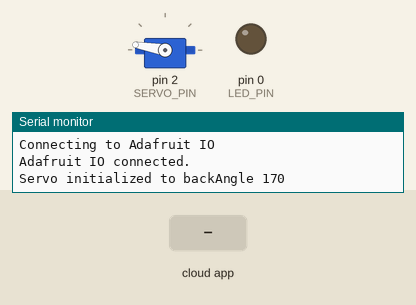
Bench run of a sketch on a simulated Arduino Uno, built for the host (arithmetic inside an expression is 32-bit, double 64-bit). On the bench: servo, output pins drawn as LEDs (lit = HIGH), the last lines printed to the serial monitor. The inputs (shaded band) are chosen by the test bench.

Above: at 2.7 s.
2.8 s: the phone or cloud app sets TreatDispenser to 1
At 2.95 s:
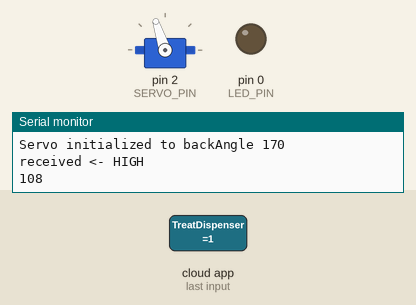
At 3.8 s:
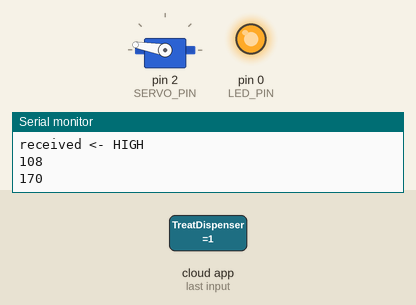
4.6 s: the phone or cloud app sets DispenserOptions to 0
6.1 s: the phone or cloud app sets TreatDispenser to 0
7.6 s: the phone or cloud app sets DispenserOptions to 5
9.1 s: the phone or cloud app sets DispenserOptions to 13
Timing chart, 0 to 11.6 s (numbered marks = the images above; inputs shaded):
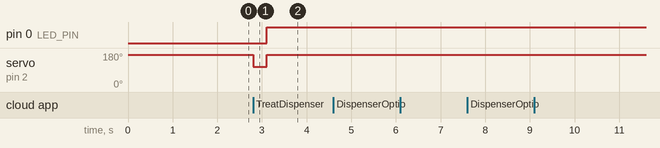

Measured:
- after the input at 2.8 s, pin 0 (LED_PIN): LOW → HIGH after 0.31 s; servo on pin 2 (SERVO_PIN): 170° → 108° at once, → 170° 0.30 s later

The sketch:

dog-treat-dispenser.ino
```cpp
// Dog Treat Dispenser with Adafruit IO

/************************** Configuration ***********************************/

// edit the config.h tab and enter your Adafruit IO credentials
// and any additional configuration needed for WiFi, cellular,
// or ethernet clients.
#include "config.h"
#include <Servo.h>

#define LED_PIN 0

// pin used to control the servo
#define SERVO_PIN 2

// pin used to read pot position
int potPin = A0;

Servo servo;

int angle = 0;
int backAngle = 170;
int maxbackAngle = 175;
int forwardAngle = 108;
int minforwardAngle = 105;
bool potMode = false;

// set up the Treat Dispenser feed
AdafruitIO_Feed *treatdispenserfeed = io.feed("TreatDispenser");

// set up the DispenserOptions feed
AdafruitIO_Feed *dispenserOpts = io.feed("DispenserOptions");

//Vars for auto mode
bool autoMode = false;
unsigned long previousMillis = 0; //store the last time we dispensed a treat
long autoWaitTime = 600000; // Time to wait between auto dispenses

void setup() {

  pinMode(LED_PIN, OUTPUT);

  // start the serial connection
  Serial.begin(115200);

  // wait for serial monitor to open
  while(! Serial);

  // connect to io.adafruit.com
  Serial.print("Connecting to Adafruit IO");
  io.connect();

  // set up a message handler for the 'treatdispenserfeed' feed.
  // the handleMessage function (defined below)
  // will be called whenever a message is
  // received from adafruit io.
  treatdispenserfeed->onMessage(handleMessage);
  dispenserOpts->onMessage(handleOptionsMessage);

  // wait for a connection
  while(io.status() < AIO_CONNECTED) {
    Serial.println(".");
    Serial.print(io.status());
    delay(1000);
  }

  // we are connected
  Serial.println();
  Serial.println(io.statusText());
  treatdispenserfeed->get();

  // tell the servo class which pin we are using
  servo.attach(SERVO_PIN);
  servo.write(backAngle);
  Serial.print("Servo initialized to backAngle ");
  Serial.println(backAngle);

}

void loop() {

  // io.run(); is required for all sketches.
  // it should always be present at the top of your loop
  // function. it keeps the client connected to
  // io.adafruit.com, and processes any incoming data.
  io.run();

  if(potMode)
    potModeLoop();
  else if(autoMode){
    autoModeLoop();
  }
}

// Handles processing during pot mode.
void potModeLoop() {
  int reading = analogRead(potPin);
  int angle = map(reading, 1, 1024, forwardAngle, backAngle);
  servo.write(angle);
  Serial.println(reading);
  Serial.println(angle);
  delay(500);
}

// Handles processing during automatic mode.
void autoModeLoop() {
  unsigned long currentMillis = millis();

  if(currentMillis - previousMillis >= autoWaitTime){
    Serial.print("Requesting treat dispense at ");
    Serial.print(currentMillis);
    Serial.println(" ms.");
    requestDispenseTreat();
    previousMillis = currentMillis;  // Remember the time
  }
}

// this is called whenever a DispenserOption message is received.
void handleOptionsMessage(AdafruitIO_Data *data) {
  Serial.print("Option received <- ");
  Serial.println(data->toUnsignedInt());

  switch(data->toUnsignedInt()){
    case 5:
      Serial.println("Request to increase backAngle received");
      setbackAngle(backAngle + 5);
      break;
    case 13:
      Serial.println("Request to decrease backAngle received");
      setbackAngle(backAngle - 5);
      break;
    case 10:
      Serial.println("Request to increase forwardAngle received");
      setforwardAngle(forwardAngle + 5);
      break;
    case 8:
      Serial.println("Request to decrease forwardAngle received");
      setforwardAngle(forwardAngle - 5);
      break;
    default:
      break;
  }
}

// this function is called whenever an 'treatdispenserfeed' feed message
// is received from Adafruit IO. it was attached to
// the 'treatdispenserfeed' feed in the setup() function above.
void handleMessage(AdafruitIO_Data *data) {

  Serial.print("received <- ");

  if(data->toPinLevel() == HIGH){
    Serial.println("HIGH");
    dispenseTreat();
  }
  else
    Serial.println("LOW");

}

// responsible for dispensing a number of treats
void dispenseTreat(){
  digitalWrite(LED_PIN, LOW);   //Indicator light tell us when we're operating
  servo.write(forwardAngle);
  Serial.println(forwardAngle);
  delay(300);
  servo.write(backAngle);
  Serial.println(backAngle);
  digitalWrite(LED_PIN, HIGH);
}

// Send a message to the treatdispenserfeed indicating a treat should be dispensed.
// We could simply call dispenseTreat(), but then the feed history would not be updated.
// The feed should be the source of truth for dispensing treats.
void requestDispenseTreat() {
  //Send a value of 1 to the feed
  treatdispenserfeed->save(1);
}

// backAngle setter
void setbackAngle(int angle){
  if(angle > maxbackAngle){
    backAngle = maxbackAngle;
  }
  if(angle < forwardAngle)
    backAngle = forwardAngle + 1;
  else
    backAngle = angle;

  Serial.print("backAngle set to ");
  Serial.println(backAngle);
}

// forwardAngle setter
void setforwardAngle(int angle){
  if(angle < minforwardAngle){
    forwardAngle = minforwardAngle;
  }
  if(angle > backAngle)
    forwardAngle = backAngle - 1;
  else
    forwardAngle = angle;

  Serial.print("forwardAngle set to ");
  Serial.println(forwardAngle);
}
```

config.h
```cpp
/************************ Adafruit IO Config *******************************/

// visit io.adafruit.com if you need to create an account,
// or if you need your Adafruit IO key.
#define IO_USERNAME   "willomatic"
#define IO_KEY        "3e94032e77474fba9f74f742c057c209"

/******************************* WIFI **************************************/

// the AdafruitIO_WiFi client will work with the following boards:
//   - HUZZAH ESP8266 Breakout -> https://www.adafruit.com/products/2471
//   - Feather HUZZAH ESP8266 -> https://www.adafruit.com/products/2821
//   - Feather HUZZAH ESP32 -> https://www.adafruit.com/product/3405
//   - Feather M0 WiFi -> https://www.adafruit.com/products/3010
//   - Feather WICED -> https://www.adafruit.com/products/3056
//   - Adafruit PyPortal -> https://www.adafruit.com/product/4116
//   - Adafruit Metro M4 Express AirLift Lite -> https://www.adafruit.com/product/4000
//   - Adafruit AirLift Breakout -> https://www.adafruit.com/product/4201

#define WIFI_SSID   "Station 4"
#define WIFI_PASS   "Wanderers!1"

// uncomment the following line if you are using airlift
// #define USE_AIRLIFT

// uncomment the following line if you are using winc1500
// #define USE_WINC1500

// comment out the following lines if you are using fona or ethernet
#include "AdafruitIO_WiFi.h"

#if defined(USE_AIRLIFT) || defined(ADAFRUIT_METRO_M4_AIRLIFT_LITE)
  // Configure the pins used for the ESP32 connection
  #if !defined(SPIWIFI_SS) // if the wifi definition isnt in the board variant
    // Don't change the names of these #define's! they match the variant ones
    #define SPIWIFI SPI
    #define SPIWIFI_SS 10  // Chip select pin
    #define SPIWIFI_ACK 9  // a.k.a BUSY or READY pin
    #define ESP32_RESETN 6 // Reset pin
    #define ESP32_GPIO0 -1 // Not connected
  #endif
  AdafruitIO_WiFi io(IO_USERNAME, IO_KEY, WIFI_SSID, WIFI_PASS, SPIWIFI_SS, SPIWIFI_ACK, ESP32_RESETN, ESP32_GPIO0, &SPIWIFI);
#else
  AdafruitIO_WiFi io(IO_USERNAME, IO_KEY, WIFI_SSID, WIFI_PASS);
#endif
/******************************* FONA **************************************/

// the AdafruitIO_FONA client will work with the following boards:
//   - Feather 32u4 FONA -> https://www.adafruit.com/product/3027

// uncomment the following two lines for 32u4 FONA,
// and comment out the AdafruitIO_WiFi client in the WIFI section
// #include "AdafruitIO_FONA.h"
// AdafruitIO_FONA io(IO_USERNAME, IO_KEY);

/**************************** ETHERNET ************************************/

// the AdafruitIO_Ethernet client will work with the following boards:
//   - Ethernet FeatherWing -> https://www.adafruit.com/products/3201

// uncomment the following two lines for ethernet,
// and comment out the AdafruitIO_WiFi client in the WIFI section
// #include "AdafruitIO_Ethernet.h"
// AdafruitIO_Ethernet io(IO_USERNAME, IO_KEY);
```
